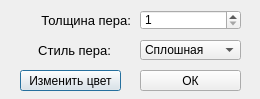
<?xml version="1.0" encoding="UTF-8"?>
<ui version="4.0">
 <class>PenDialog</class>
 <widget class="QDialog" name="PenDialog">
  <property name="geometry">
   <rect>
    <x>0</x>
    <y>0</y>
    <width>260</width>
    <height>99</height>
   </rect>
  </property>
  <property name="minimumSize">
   <size>
    <width>260</width>
    <height>99</height>
   </size>
  </property>
  <property name="maximumSize">
   <size>
    <width>260</width>
    <height>99</height>
   </size>
  </property>
  <property name="windowTitle">
   <string>Dialog</string>
  </property>
  <widget class="QComboBox" name="comboBox_style">
   <property name="geometry">
    <rect>
     <x>140</x>
     <y>40</y>
     <width>101</width>
     <height>20</height>
    </rect>
   </property>
   <item>
    <property name="text">
     <string>Сплошная</string>
    </property>
   </item>
   <item>
    <property name="text">
     <string>Пунктирная</string>
    </property>
   </item>
   <item>
    <property name="text">
     <string>Штриховая</string>
    </property>
   </item>
   <item>
    <property name="text">
     <string>Штрихпунктирная</string>
    </property>
   </item>
   <item>
    <property name="text">
     <string>Дв.Штрихпунктирная</string>
    </property>
   </item>
  </widget>
  <widget class="QSpinBox" name="spinBox_thick">
   <property name="geometry">
    <rect>
     <x>140</x>
     <y>10</y>
     <width>101</width>
     <height>20</height>
    </rect>
   </property>
   <property name="minimum">
    <number>1</number>
   </property>
  </widget>
  <widget class="QPushButton" name="pushButton_color">
   <property name="geometry">
    <rect>
     <x>20</x>
     <y>70</y>
     <width>101</width>
     <height>21</height>
    </rect>
   </property>
   <property name="text">
    <string>Изменить цвет</string>
   </property>
  </widget>
  <widget class="QLabel" name="label_thick">
   <property name="geometry">
    <rect>
     <x>10</x>
     <y>0</y>
     <width>121</width>
     <height>41</height>
    </rect>
   </property>
   <property name="font">
    <font>
     <pointsize>10</pointsize>
    </font>
   </property>
   <property name="text">
    <string>Толщина пера:</string>
   </property>
   <property name="alignment">
    <set>Qt::AlignRight|Qt::AlignTrailing|Qt::AlignVCenter</set>
   </property>
  </widget>
  <widget class="QLabel" name="lable_style">
   <property name="geometry">
    <rect>
     <x>10</x>
     <y>40</y>
     <width>101</width>
     <height>21</height>
    </rect>
   </property>
   <property name="font">
    <font>
     <pointsize>10</pointsize>
    </font>
   </property>
   <property name="text">
    <string>Стиль пера:</string>
   </property>
   <property name="alignment">
    <set>Qt::AlignRight|Qt::AlignTrailing|Qt::AlignVCenter</set>
   </property>
  </widget>
  <widget class="QPushButton" name="pushButton_ok">
   <property name="geometry">
    <rect>
     <x>140</x>
     <y>70</y>
     <width>101</width>
     <height>21</height>
    </rect>
   </property>
   <property name="text">
    <string>ОК</string>
   </property>
  </widget>
  <zorder>pushButton_ok</zorder>
  <zorder>comboBox_style</zorder>
  <zorder>spinBox_thick</zorder>
  <zorder>pushButton_color</zorder>
  <zorder>label_thick</zorder>
  <zorder>lable_style</zorder>
 </widget>
 <resources/>
 <connections/>
</ui>
